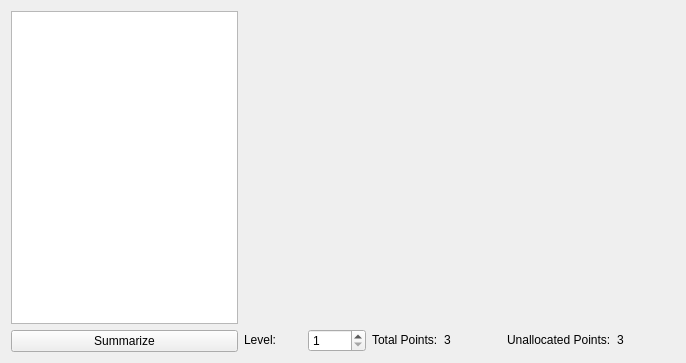
<?xml version="1.0" encoding="UTF-8"?>
<ui version="4.0">
 <class>Test_Interface</class>
 <widget class="QWidget" name="Test_Interface">
  <property name="geometry">
   <rect>
    <x>0</x>
    <y>0</y>
    <width>686</width>
    <height>363</height>
   </rect>
  </property>
  <property name="windowTitle">
   <string>Form</string>
  </property>
  <layout class="QHBoxLayout" name="horizontalLayout" stretch="0,0">
   <item>
    <layout class="QVBoxLayout" name="verticalLayout_2">
     <item>
      <widget class="QTextEdit" name="summaryTextEdit">
       <property name="readOnly">
        <bool>true</bool>
       </property>
      </widget>
     </item>
     <item>
      <widget class="QPushButton" name="summaryButton">
       <property name="text">
        <string>Summarize</string>
       </property>
      </widget>
     </item>
    </layout>
   </item>
   <item>
    <layout class="QVBoxLayout" name="verticalLayout">
     <item>
      <widget class="TalentBar" name="TalentBar" native="true">
       <property name="sizePolicy">
        <sizepolicy hsizetype="Preferred" vsizetype="Fixed">
         <horstretch>0</horstretch>
         <verstretch>0</verstretch>
        </sizepolicy>
       </property>
       <property name="minimumSize">
        <size>
         <width>431</width>
         <height>47</height>
        </size>
       </property>
       <property name="maximumSize">
        <size>
         <width>16777215</width>
         <height>16777215</height>
        </size>
       </property>
      </widget>
     </item>
     <item>
      <widget class="TalentBar" name="TalentBar_2" native="true">
       <property name="sizePolicy">
        <sizepolicy hsizetype="Preferred" vsizetype="Fixed">
         <horstretch>0</horstretch>
         <verstretch>0</verstretch>
        </sizepolicy>
       </property>
       <property name="minimumSize">
        <size>
         <width>431</width>
         <height>47</height>
        </size>
       </property>
       <property name="maximumSize">
        <size>
         <width>16777215</width>
         <height>16777215</height>
        </size>
       </property>
      </widget>
     </item>
     <item>
      <widget class="TalentBar" name="TalentBar_3" native="true">
       <property name="sizePolicy">
        <sizepolicy hsizetype="Preferred" vsizetype="Fixed">
         <horstretch>0</horstretch>
         <verstretch>0</verstretch>
        </sizepolicy>
       </property>
       <property name="minimumSize">
        <size>
         <width>431</width>
         <height>47</height>
        </size>
       </property>
       <property name="maximumSize">
        <size>
         <width>16777215</width>
         <height>16777215</height>
        </size>
       </property>
      </widget>
     </item>
     <item>
      <spacer name="verticalSpacer">
       <property name="orientation">
        <enum>Qt::Vertical</enum>
       </property>
       <property name="sizeHint" stdset="0">
        <size>
         <width>20</width>
         <height>40</height>
        </size>
       </property>
      </spacer>
     </item>
     <item>
      <layout class="QHBoxLayout" name="horizontalLayout_2">
       <item>
        <widget class="QLabel" name="label_3">
         <property name="sizePolicy">
          <sizepolicy hsizetype="Preferred" vsizetype="Fixed">
           <horstretch>0</horstretch>
           <verstretch>0</verstretch>
          </sizepolicy>
         </property>
         <property name="text">
          <string>Level:</string>
         </property>
        </widget>
       </item>
       <item>
        <widget class="QSpinBox" name="levelSpin">
         <property name="sizePolicy">
          <sizepolicy hsizetype="Minimum" vsizetype="Fixed">
           <horstretch>0</horstretch>
           <verstretch>0</verstretch>
          </sizepolicy>
         </property>
         <property name="readOnly">
          <bool>false</bool>
         </property>
         <property name="minimum">
          <number>1</number>
         </property>
         <property name="maximum">
          <number>60</number>
         </property>
        </widget>
       </item>
       <item>
        <widget class="QLabel" name="label">
         <property name="sizePolicy">
          <sizepolicy hsizetype="Preferred" vsizetype="Fixed">
           <horstretch>0</horstretch>
           <verstretch>0</verstretch>
          </sizepolicy>
         </property>
         <property name="text">
          <string>Total Points:</string>
         </property>
        </widget>
       </item>
       <item>
        <widget class="QLabel" name="totalPointLabel">
         <property name="sizePolicy">
          <sizepolicy hsizetype="Preferred" vsizetype="Fixed">
           <horstretch>0</horstretch>
           <verstretch>0</verstretch>
          </sizepolicy>
         </property>
         <property name="text">
          <string>3</string>
         </property>
        </widget>
       </item>
       <item>
        <widget class="QLabel" name="label_2">
         <property name="sizePolicy">
          <sizepolicy hsizetype="Preferred" vsizetype="Fixed">
           <horstretch>0</horstretch>
           <verstretch>0</verstretch>
          </sizepolicy>
         </property>
         <property name="text">
          <string>Unallocated Points:</string>
         </property>
        </widget>
       </item>
       <item>
        <widget class="QLabel" name="unallocatedPointLabel">
         <property name="sizePolicy">
          <sizepolicy hsizetype="Preferred" vsizetype="Fixed">
           <horstretch>0</horstretch>
           <verstretch>0</verstretch>
          </sizepolicy>
         </property>
         <property name="text">
          <string>3</string>
         </property>
        </widget>
       </item>
      </layout>
     </item>
    </layout>
   </item>
  </layout>
 </widget>
 <customwidgets>
  <customwidget>
   <class>TalentBar</class>
   <extends>QWidget</extends>
   <header>talentwidgets</header>
   <container>1</container>
  </customwidget>
 </customwidgets>
 <resources/>
 <connections/>
</ui>
